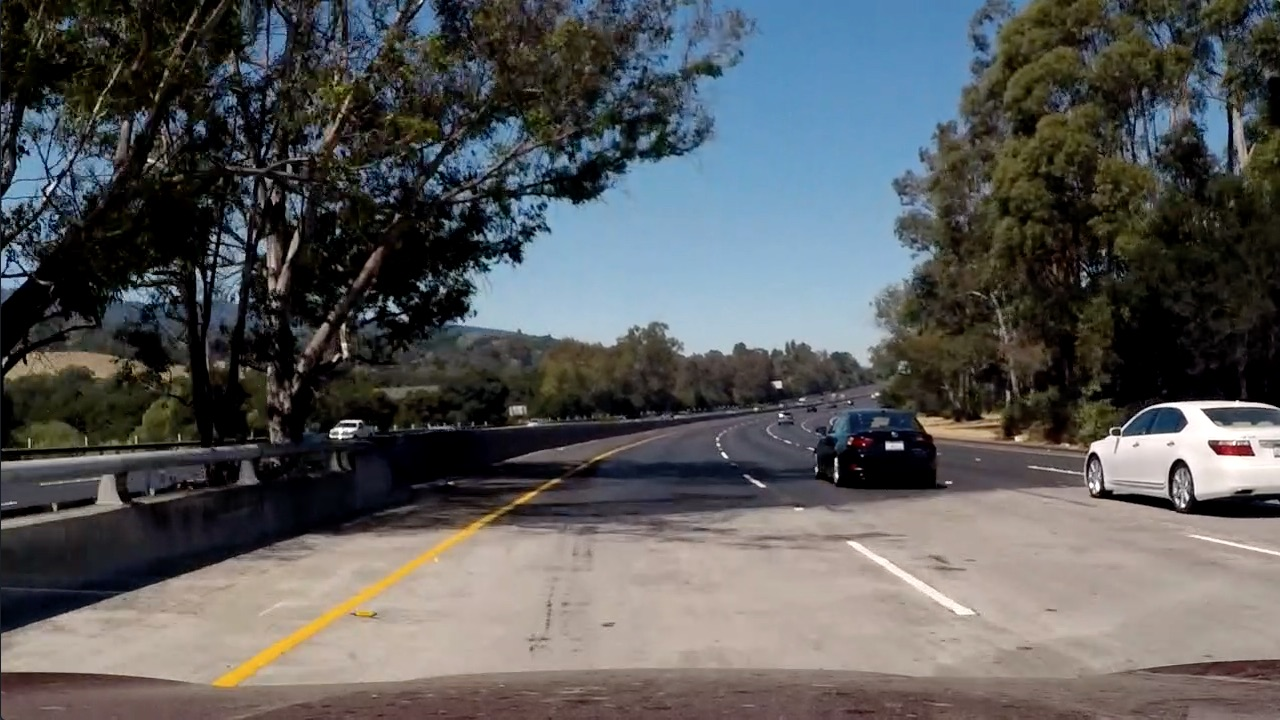
#> input picture test_images/color-shadow-example.jpg, 1280 x 720 px; its folder holds only this picture in this run
$ python -i vision_util.py   (imports and definitions only)   (older library calls are emulated)
#> lines starting #> are read from the running program, lines starting #| are printed output that depends on the picture; after the words box and inside, x2 and y2 are one past the last pixel; in counts of white or black regions, pixels touching at a corner belong together
import cv2
import numpy as np
import matplotlib.pyplot as plt
import glob
import pickle


# [30 lines left out: functions compute_calibration_matrix, save_calibration_matrix, not called in this run]


def load_calibration_matrix(calib_path='./calibration.p'):
    calib_details = pickle.load(open(calib_path, 'rb'))
    return calib_details['calibration_matrix'], calib_details['distortion_coefficients']


def abs_sobel_thresh(img, orient='x', sobel_kernel=3, thresh=(0,255)):
    """
    Applies Sobel filter along either x-dimension or y-dimension.
    """
    gray = cv2.cvtColor(img, cv2.COLOR_RGB2GRAY)
    if orient == 'x':
        sobel = cv2.Sobel(gray, cv2.CV_64F, 1, 0, ksize=sobel_kernel)
    if orient == 'y':
        sobel = cv2.Sobel(gray, cv2.CV_64F, 0, 1, ksize=sobel_kernel)
    abs_sobel = np.absolute(sobel)
    scaled_sobel = np.uint8(255 * abs_sobel / np.max(abs_sobel))
    binary_output = np.zeros_like(scaled_sobel)
    binary_output[(scaled_sobel >= thresh[0]) & (scaled_sobel <= thresh[1])] = 1
    return binary_output


def mag_thresh(img, sobel_kernel=3, thresh=(0, 255)):
    """
    Applies Sobel filter alon x and y dimensions, then computes the magnitude of the gradient
    and applies a threshold on the magnitude.
    """
    gray = cv2.cvtColor(img, cv2.COLOR_RGB2GRAY)
    sobelx = cv2.Sobel(gray, cv2.CV_64F, 1, 0, ksize=sobel_kernel)
    sobely = cv2.Sobel(gray, cv2.CV_64F, 0 ,1, ksize=sobel_kernel)
    # Gradient magnitude.
    grad_mag = np.sqrt(sobelx**2 + sobely**2)
    scaled_grad_mag = np.uint8(255 * grad_mag / np.max(grad_mag))
    sbinary = np.zeros_like(scaled_grad_mag)
    sbinary[(scaled_grad_mag >= thresh[0]) & (scaled_grad_mag <= thresh[1])] = 1
    return sbinary


def dir_threshold(img, sobel_kernel=3, thresh=(0, np.pi/2)):
    """
    Applies threshold along specified direction of detected pixels.
    """
    gray = cv2.cvtColor(img, cv2.COLOR_BGR2GRAY)
    sobelx = cv2.Sobel(gray, cv2.CV_64F, 1, 0, ksize=sobel_kernel)
    sobely = cv2.Sobel(gray, cv2.CV_64F, 0, 1, ksize=sobel_kernel)
    dir_mag = np.arctan2(np.absolute(sobely), np.absolute(sobelx))
    sbinary = np.zeros_like(dir_mag)
    sbinary[(dir_mag >= thresh[0]) & (dir_mag <= thresh[1])] = 1
    return sbinary


def hls_thresh(img, thresh=(0, 255)):
    """
    Applies color-threshold in HLS space, particularly in the S-channel.
    """
    hls = cv2.cvtColor(img, cv2.COLOR_RGB2HLS)
    s_channel = hls[:,:,2]
    binary_output = np.zeros_like(s_channel)
    binary_output[(s_channel >= thresh[0]) & (s_channel <= thresh[1])] = 1
    return binary_output


def combined_threshold(src_img):
    """
    Applies gradient and color thresholds (HLS space) and returns a binary image.
    """
    sobelx_binary = abs_sobel_thresh(src_img, orient='x', thresh=(50,255))
    mag_binary = mag_thresh(src_img, sobel_kernel=3, thresh=(50,255))
    dir_binary = dir_threshold(src_img, sobel_kernel=15, thresh=(0.7,1.3))
    hls_binary = hls_thresh(src_img, thresh=(180,255))
    # Combined binary image having color and gradient thresholds applied.
    combined_binary = np.zeros_like(sobelx_binary)
    combined_binary[
        (sobelx_binary == 1) |
        ((mag_binary == 1) & (dir_binary == 1)) |
        (hls_binary == 1)] = 1
    return combined_binary


# [105 lines left out: functions filter_test_images, draw_roi, find_perspective_transform, compute_perspective_transform, load_perspective_transform_matrix, plot_transformed_image, not called in this run]


def undistort_image(src_img, mat, dist):
    return cv2.undistort(src_img, mat, dist, None, mat)


# [7 lines left out: function undistort_test_images, not called in this run]


def warp(src_img, ptrans_mat):
    img_size = (src_img.shape[1], src_img.shape[0])
    return cv2.warpPerspective(src_img, ptrans_mat, img_size)


# [209 lines left out: functions warp_test_images, plot_histogram, detect_lane_lines, update_detected_lane, draw_lane, calculate_curvature and 1 more, not called in this run]


def load_image(img_path):
    return cv2.cvtColor(cv2.imread(img_path), cv2.COLOR_BGR2RGB)


# [4 lines left out: function save_image, not called in this run]

>>> import cv2
>>> picture = cv2.cvtColor(cv2.imread('../test_images/color-shadow-example.jpg'), cv2.COLOR_BGR2RGB)
>>> result = combined_threshold(picture)
#> in combined_threshold, `sobelx_binary = abs_sobel_thresh(src_img, orient='x', thresh=(50,255))`:
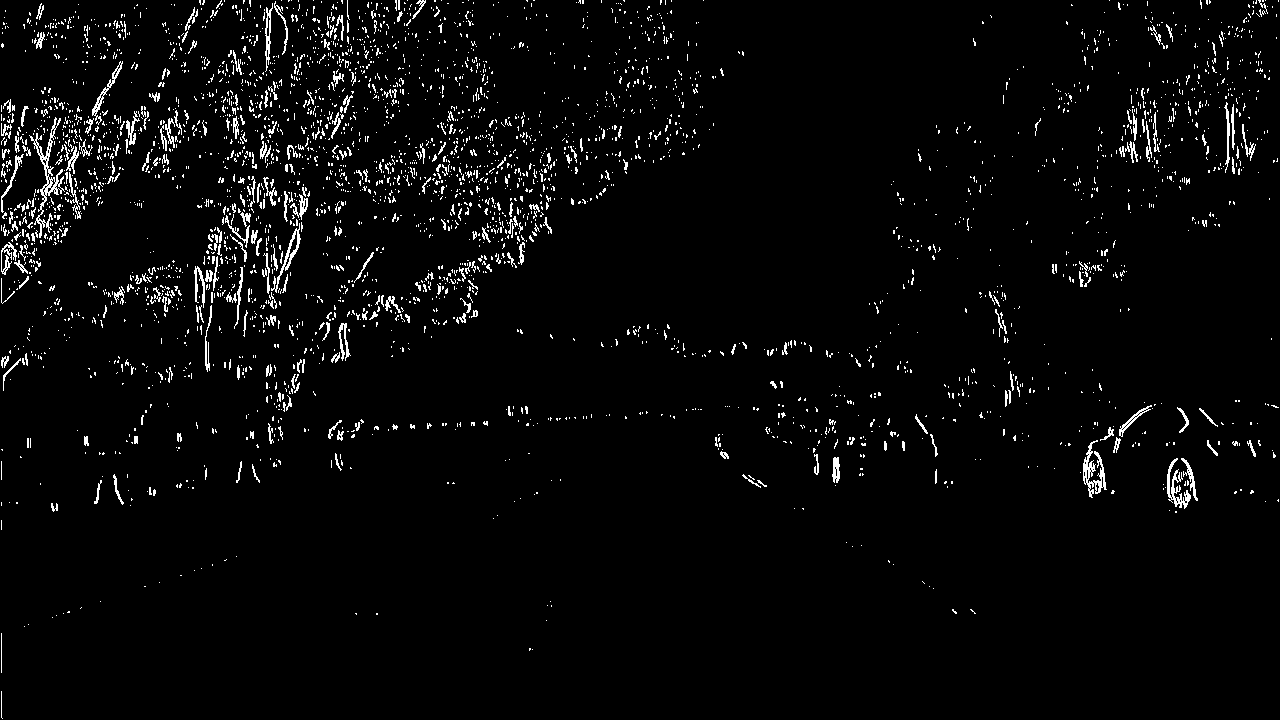
#> sobelx_binary: shape (720, 1280); values 0 (black) and 1 (white), 3.3% white in thin lines or dots
#> in combined_threshold, `dir_binary = dir_threshold(src_img, sobel_kernel=15, thresh=(0.7,1.3))`:
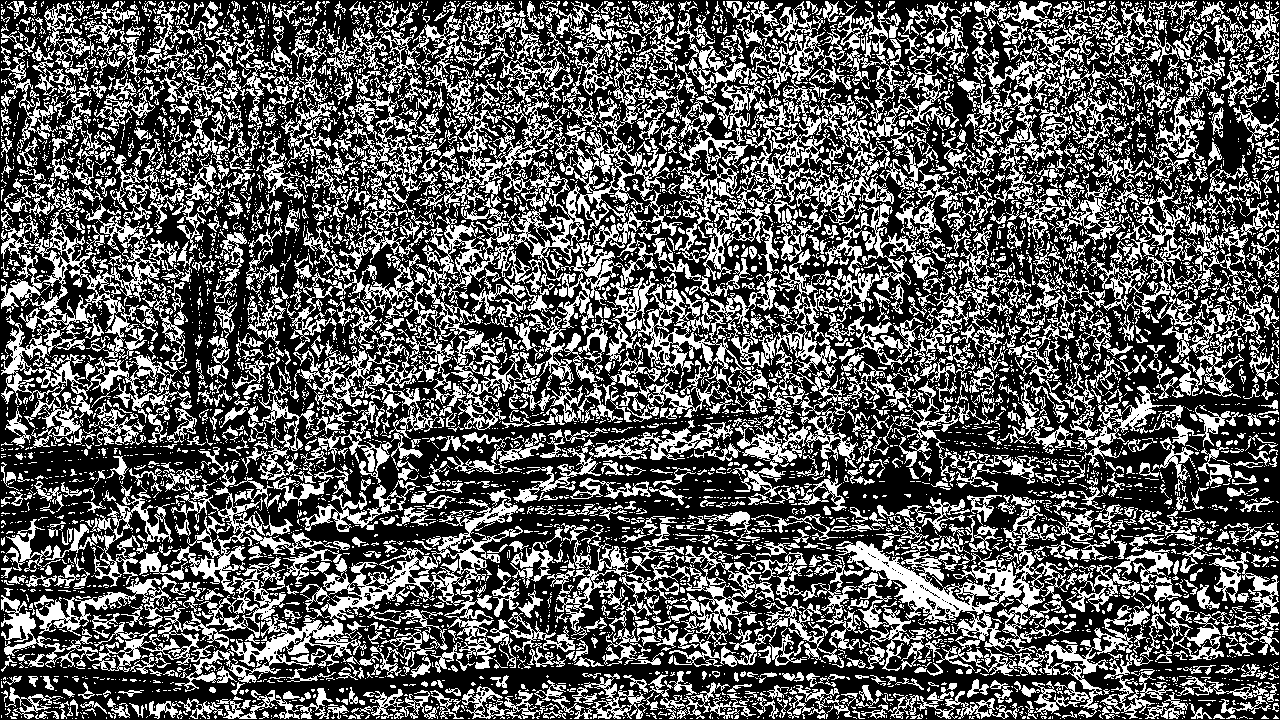
#> dir_binary: shape (720, 1280) float64; values 0 (black) and 1 (white), 36% white; 6953 white regions (5356 under 20 px), largest, box (x1, y1, x2, y2) and area: (659, 59, 953, 312) 13445, (776, 540, 1152, 676) 11237, (502, 21, 684, 328) 10131
#> in hls_thresh, `s_channel = hls[:,:,2]`:
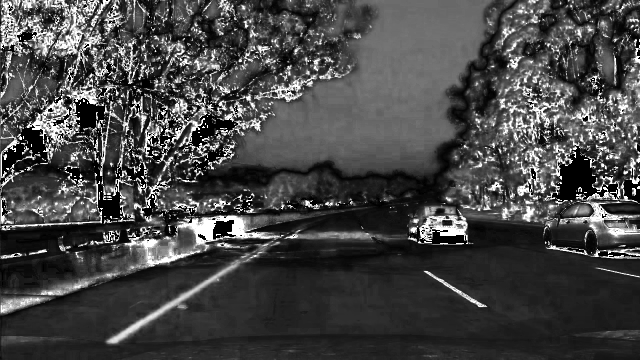
#> s_channel: shape (720, 1280) (shown at 1/2 size); min 0, max 255, mean 70.1
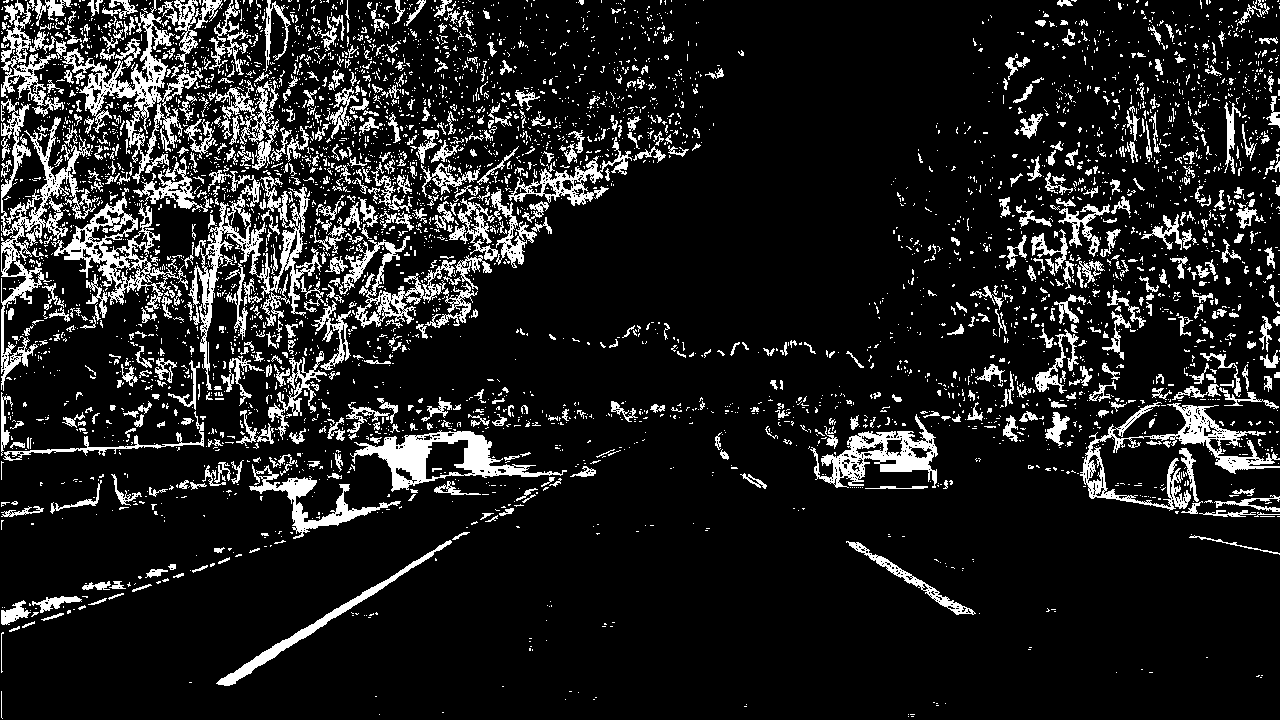
#> result: shape (720, 1280); values 0 (black) and 1 (white), 12.8% white; 4607 white regions (3894 under 20 px), largest, box (x1, y1, x2, y2) and area: (1, 99, 99, 391) 5577, (188, 171, 322, 390) 5154, (62, 0, 203, 184) 4621

$ run again, on test_images/shadow_failure.jpg
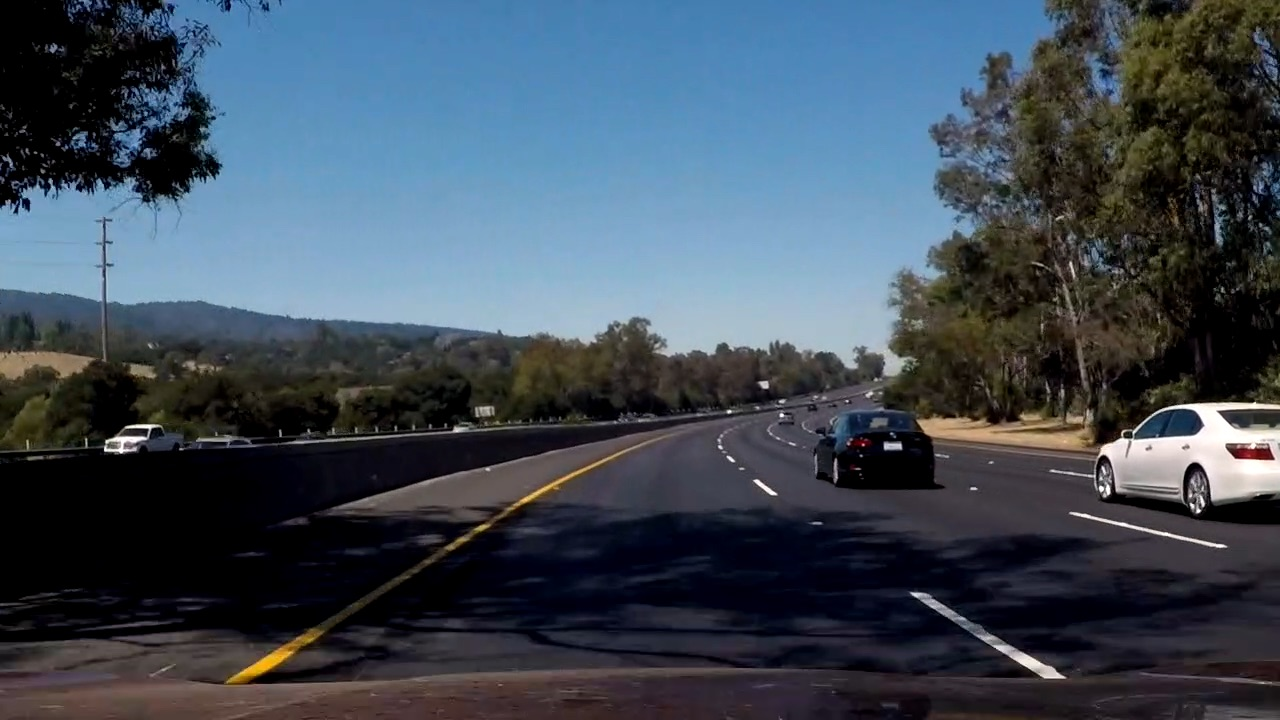
#> input picture test_images/shadow_failure.jpg, 1280 x 720 px
#> in combined_threshold, `sobelx_binary = abs_sobel_thresh(src_img, orient='x', thresh=(50,255))`:
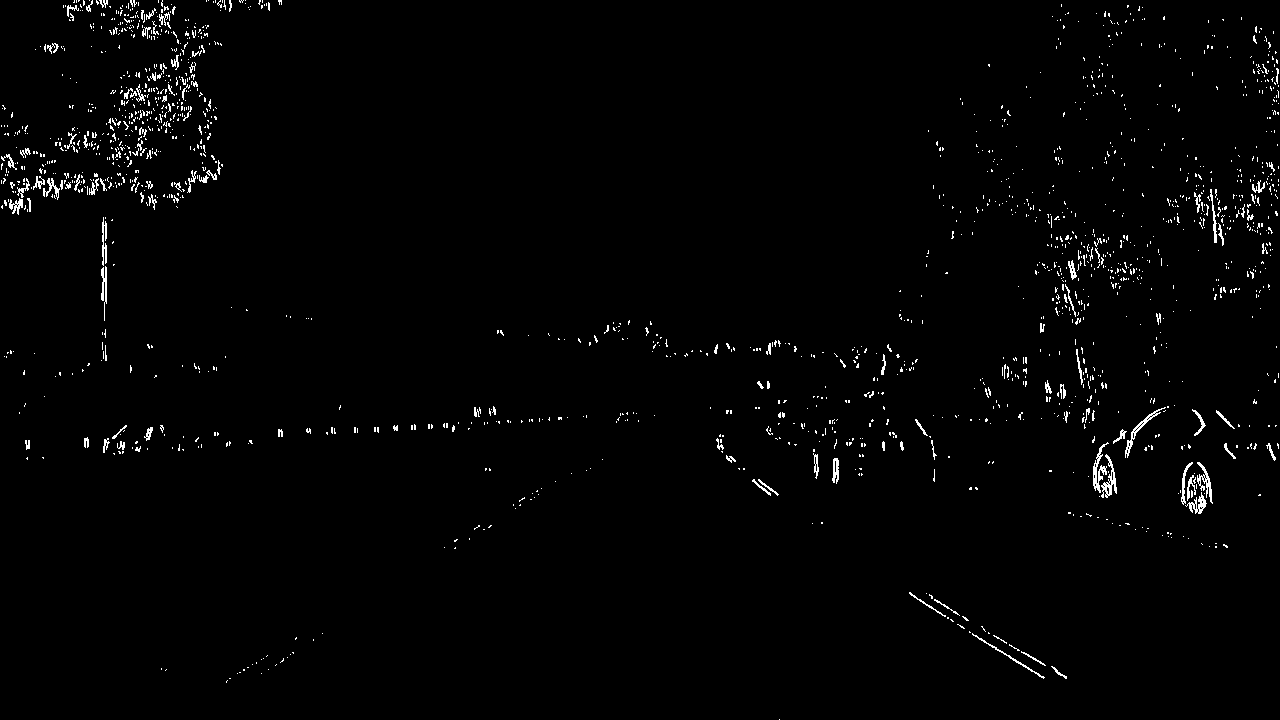
#> sobelx_binary: shape (720, 1280); values 0 (black) and 1 (white), 1.5% white in thin lines or dots
#> mag_binary: shape (720, 1280); values 0 (black) and 1 (white), 4% white in thin lines or dots
#> dir_binary: shape (720, 1280) float64; values 0 (black) and 1 (white), 35.2% white; 6323 white regions (4836 under 20 px), largest, box (x1, y1, x2, y2) and area: (355, 17, 822, 426) 32028, (206, 422, 698, 686) 15644, (726, 81, 986, 332) 9037
#> hls: shape (720, 1280, 3); mean of channels 0, 1, 2 83.7, 75.2, 84.8
#> hls_binary: shape (720, 1280); values 0 (black) and 1 (white), 11.3% white; 1903 white regions (1568 under 20 px), largest, box (x1, y1, x2, y2) and area: (327, 515, 1000, 643) 35526, (208, 517, 432, 623) 9405, (181, 448, 402, 535) 7321
#> `result = combined_threshold(picture)`:
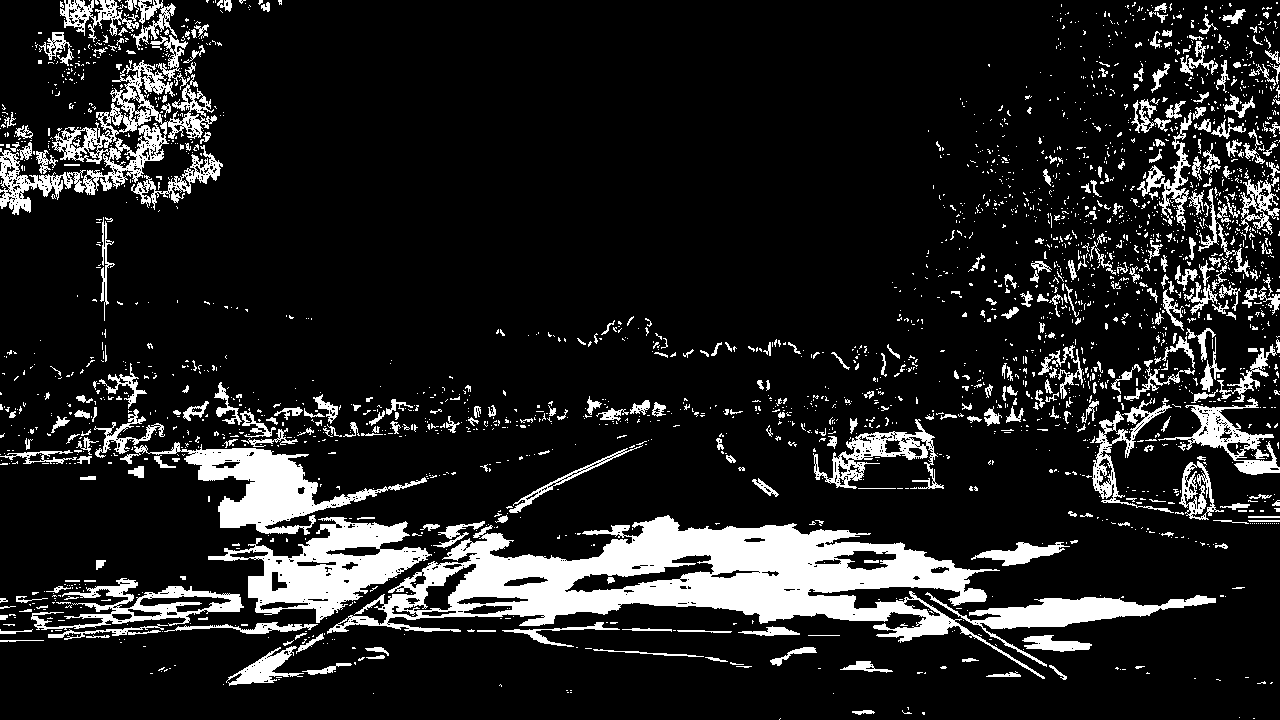
#> result: shape (720, 1280); values 0 (black) and 1 (white), 13.5% white; 2544 white regions (2168 under 20 px), largest, box (x1, y1, x2, y2) and area: (327, 515, 1045, 679) 36067, (208, 517, 432, 623) 9417, (120, 442, 427, 535) 7791
